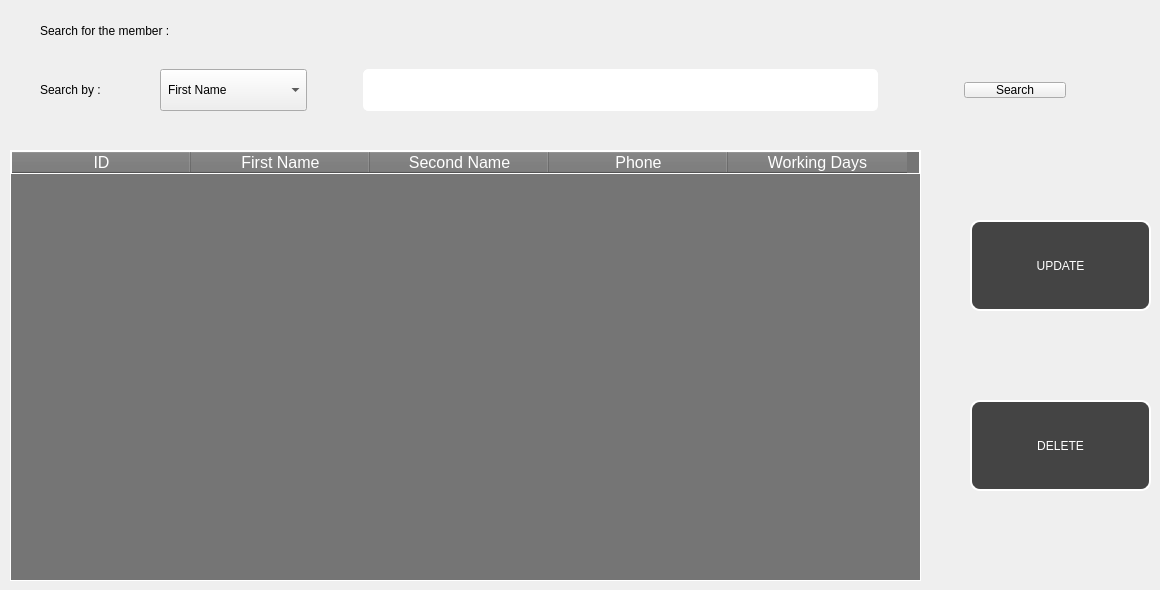
      <widget class="QWidget" name="tab_16">
       <attribute name="title">
        <string>Update/Delete Coach</string>
       </attribute>
       <widget class="QLabel" name="label_42">
        <property name="geometry">
         <rect>
          <x>40</x>
          <y>10</y>
          <width>291</width>
          <height>41</height>
         </rect>
        </property>
        <property name="styleSheet">
         <string notr="true">font: 700 16pt &quot;Segoe UI&quot;;</string>
        </property>
        <property name="text">
         <string>Search for the member : </string>
        </property>
       </widget>
       <widget class="QWidget" name="horizontalLayoutWidget_37">
        <property name="geometry">
         <rect>
          <x>40</x>
          <y>50</y>
          <width>1041</width>
          <height>80</height>
         </rect>
        </property>
        <layout class="QHBoxLayout" name="horizontalLayout_38">
         <item>
          <widget class="QLabel" name="label_43">
           <property name="styleSheet">
            <string notr="true">font: 600 14pt &quot;Segoe UI&quot;;</string>
           </property>
           <property name="text">
            <string>Search by : </string>
           </property>
          </widget>
         </item>
         <item>
          <widget class="QComboBox" name="comboBox_4">
           <property name="styleSheet">
            <string notr="true">width:120px;
margin-right:50px;
margin-left:50px;
height:40px;
padding-left:7px;</string>
           </property>
           <item>
            <property name="text">
             <string>First Name</string>
            </property>
           </item>
           <item>
            <property name="text">
             <string>Second Name</string>
            </property>
           </item>
           <item>
            <property name="text">
             <string>Phone Number</string>
            </property>
           </item>
           <item>
            <property name="text">
             <string>Email</string>
            </property>
           </item>
          </widget>
         </item>
         <item>
          <widget class="QLineEdit" name="lineEdit_38">
           <property name="styleSheet">
            <string notr="true">border:1px solid white;
border-radius:5px;
color:white;
height:40px;
padding-left:10px;
font: 700 14pt &quot;Segoe UI&quot;;
margin-right:80px;</string>
           </property>
          </widget>
         </item>
         <item>
          <widget class="QPushButton" name="pushButton_18">
           <property name="cursor">
            <cursorShape>PointingHandCursor</cursorShape>
           </property>
           <property name="styleSheet">
            <string notr="true">margin-right:15px;
width:100px;
font: 600 14pt &quot;Segoe UI&quot;;
heigth:60px;</string>
           </property>
           <property name="text">
            <string>Search</string>
           </property>
          </widget>
         </item>
        </layout>
       </widget>
       <widget class="QTableWidget" name="tableWidget_5">
        <property name="geometry">
         <rect>
          <x>10</x>
          <y>150</y>
          <width>911</width>
          <height>431</height>
         </rect>
        </property>
        <property name="styleSheet">
         <string notr="true">border:0.5px solid white;
color:white;
background-color: rgb(117, 117, 117);
font-size:12pt;
font-weigth:600;</string>
        </property>
        <attribute name="horizontalHeaderDefaultSectionSize">
         <number>179</number>
        </attribute>
        <column>
         <property name="text">
          <string>ID</string>
         </property>
        </column>
        <column>
         <property name="text">
          <string>First Name</string>
         </property>
        </column>
        <column>
         <property name="text">
          <string>Second Name</string>
         </property>
        </column>
        <column>
         <property name="text">
          <string>Phone</string>
         </property>
        </column>
        <column>
         <property name="text">
          <string>Working Days</string>
         </property>
        </column>
       </widget>
       <widget class="QPushButton" name="pushButton_19">
        <property name="geometry">
         <rect>
          <x>970</x>
          <y>220</y>
          <width>181</width>
          <height>91</height>
         </rect>
        </property>
        <property name="cursor">
         <cursorShape>PointingHandCursor</cursorShape>
        </property>
        <property name="styleSheet">
         <string notr="true">border-radius:10px;
border:2px solid white;
color:white;
background-color: rgb(68, 68, 68);
font: 700 16pt &quot;Segoe UI&quot;;</string>
        </property>
        <property name="text">
         <string>UPDATE</string>
        </property>
       </widget>
       <widget class="QPushButton" name="pushButton_20">
        <property name="geometry">
         <rect>
          <x>970</x>
          <y>400</y>
          <width>181</width>
          <height>91</height>
         </rect>
        </property>
        <property name="cursor">
         <cursorShape>PointingHandCursor</cursorShape>
        </property>
        <property name="styleSheet">
         <string notr="true">border-radius:10px;
border:2px solid white;
color:white;
background-color: rgb(68, 68, 68);
font: 700 16pt &quot;Segoe UI&quot;;</string>
        </property>
        <property name="text">
         <string>DELETE</string>
        </property>
       </widget>
      </widget>
